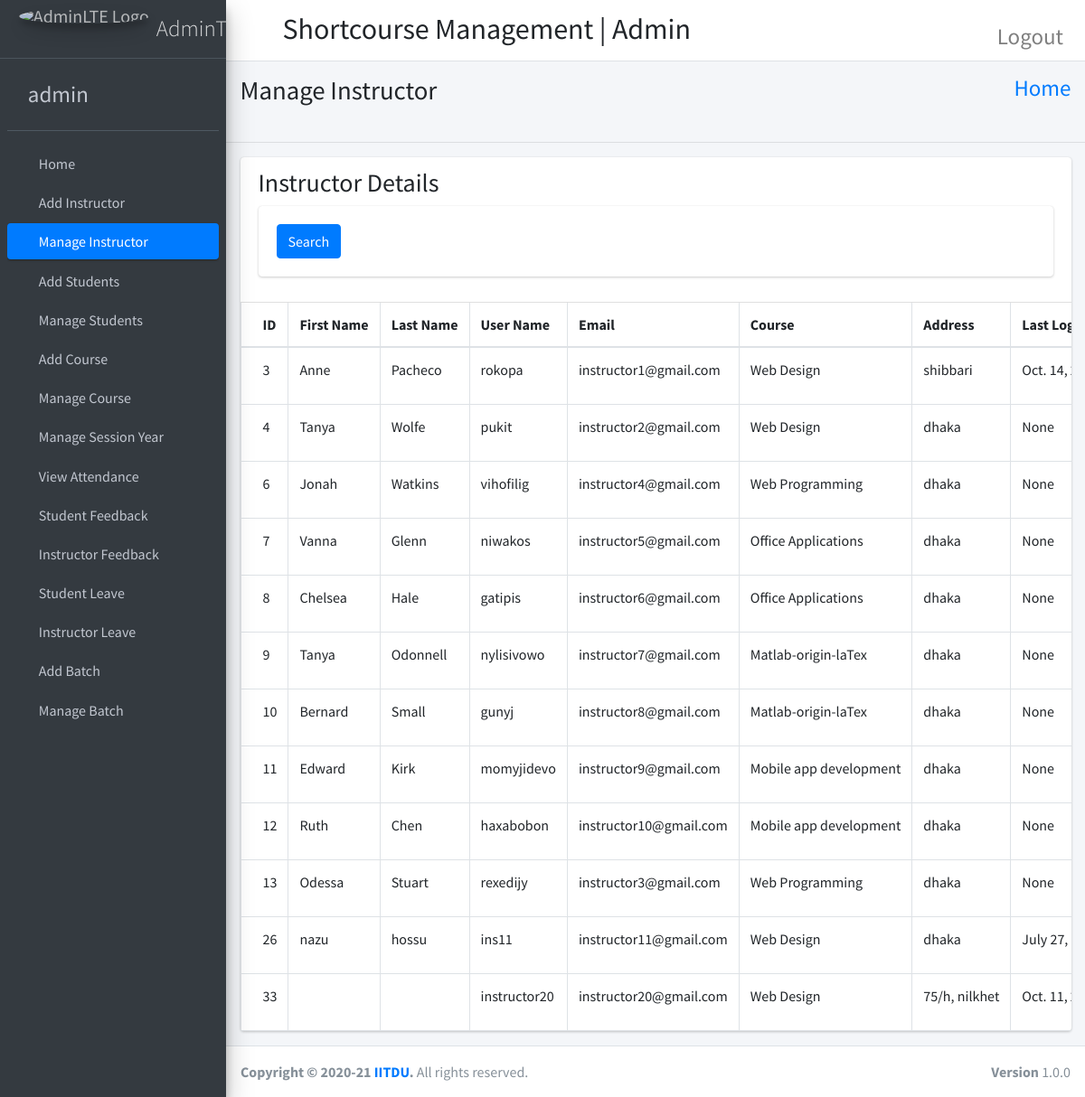
Screenshot of /manage_instructor/ (signed in) with the database file from the repository.
### shortcourse_app/models.py (models this page shows, shortened)
class CustomUser(AbstractUser):
    user_type_data = ((1, 'Admin'), (2, 'Instructor'), (3, 'Students'))
    user_type = models.CharField(default=1, choices=user_type_data, max_length=20)

class Instructors(models.Model):
    id = models.AutoField(primary_key=True)
    admin = models.OneToOneField(CustomUser, on_delete=models.CASCADE)
    course_id = models.ForeignKey(Courses, on_delete=models.CASCADE, default=1)
    address = models.TextField()
    created_at = models.DateTimeField(auto_now_add=True)
    updated_at = models.DateTimeField(auto_now_add=True)
    objects = models.Manager()

class Courses(models.Model):
    id = models.AutoField(primary_key=True)
    course_name = models.CharField(max_length=255)
    created_at = models.DateTimeField(auto_now_add=True)
    updated_at = models.DateTimeField(auto_now_add=True)
    objects = models.Manager()

### shortcourse_app/admin_view.py (the view)
# urls.py: path('manage_instructor/', admin_view.manage_instructor, name='manage_instructor'),
def manage_instructor(request):
    instructors = Instructors.objects.all()
    return render(request, 'admin_template/manage/manage_instructor.html', {'instructors': instructors})

### templates/admin_template/manage/manage_instructor.html (shortened to what this page needs)
{% extends 'admin_template/base_template.html' %}
{% block page_title %}
<h1>Manage Instructor</h1>
{% endblock page_title %}
{% block main_content %}
    <hr>
    <section class="content">
      <div class="container-fluid">
         <div class="row">
          <div class="col-12">
            <div class="card">
              <div class="card-header">
                <h3>Instructor Details</h3>
                 <div class="row">
                        <div class="col">
                            <div class="card card-body">
                                <form method="get">
                                <button class="btn btn-primary" type="submit">Search</button>
                              </form>
                            </div>
                        </div>
                    </div>
              </div>
              <div class="card-body table-responsive p-0">
                <table class="table table-hover text-nowrap table-bordered table-avatar">
                  <thead>
                    <tr>
                        <th>ID</th>
                        <th>First Name</th>
                        <th>Last Name</th>
                        <th>User Name</th>
                        <th>Email</th>
                        <th>Course</th>
                        <th>Address</th>
                        <th>Last Login</th>
                    </tr>
                  </thead>
                  <tbody>
                  {% for i in instructors %}
                    <tr>
                        <td>{{ i.admin.id }}</td>
                        <td>{{ i.admin.first_name }}</td>
                        <td>{{ i.admin.last_name }}</td>
                        <td>{{ i.admin.username }}</td>
                        <td>{{ i.admin.email }}</td>
                        <td>{{ i.course_id.course_name }}</td>
                        <td>{{ i.address }}</td>
                        <td>{{ i.admin.last_login }}</td>
                    </tr>
                  {% endfor %}
                  </tbody>
                </table>
              </div>
            </div>
          </div>
        </div>
      </div>
    </section>
{% endblock main_content %}

### templates/admin_template/sidebar_template.html (shortened to what this page needs)
{% load static %}
<aside class="main-sidebar sidebar-dark-primary elevation-4">
    <a href="index3.html" class="brand-link">
      <img src='{% static "dist/img/AdminLTELogo.png" %}' alt="AdminLTE Logo" class="brand-image img-circle elevation-3"
           style="opacity: .8">
      <span class="brand-text font-weight-light" style="font-size: 25px">AdminToDo</span>
    </a>
    <div class="sidebar">
      <div class="user-panel mt-3 pb-3 mb-3 d-flex">
        <div class="image">
        </div>
        <div class="info">
          <a href="{% url 'admin_profile' %}" class="d-block" style="font-size: 25px">{{ user.username }}</a>
        </div>
      </div>
      <nav class="mt-2">
        <ul class="nav nav-pills nav-sidebar flex-column" data-widget="treeview" role="menu" data-accordion="false">
          <li class="nav-item">
              {% url 'admin_home' as admin_home %}
                <a href='{{ admin_home }}' class="nav-link {% if request.path ==  admin_home %}active{% endif %}">
                  <i class='fas fa-list-ul' style='font-size:20px; color: red'>  </i>
                  <p>
                    Home
                  </p>
                </a>
          </li>
          <li class="nav-item">
              {% url 'add_instructor' as add_instructor %}
                <a href='{{ add_instructor }}' class="nav-link {% if request.path ==  add_instructor %}active{% endif %}">
                  <i class='fas fa-list-ul' style='font-size:20px; color: red'>  </i>
                  <p>
                    Add Instructor
                  </p>
                </a>
          </li>
            <li class="nav-item">
                {% url 'manage_instructor'  as manage_instructor %}
                {% url 'edit_instructor' instructor_id=id as edit_instructor %}
                <a href="{{ manage_instructor }}" class="nav-link {% if request.path ==  manage_instructor %}active{% endif %}
                                                                   {% if request.path ==  edit_instructor %}active{% endif %}  ">
                  <i class='fas fa-list-ul' style='font-size:20px; color: red'></i>
                  <p>
                    Manage Instructor
                  </p>
                </a>
            </li>
            <li class="nav-item">
                {% url 'add_student' as add_student %}
              <a href="{{ add_student }}" class="nav-link {% if request.path ==  add_student %}active{% endif %}">
                  <i class='fas fa-list-ul' style='font-size:20px; color: red'></i>
                  <p>
                    Add Students
                  </p>
              </a>
          </li>
            <li class="nav-item">
                {% url 'manage_student' as  manage_student%}
                {% url 'edit_student' student_id=id as edit_student %}
                <a href="{{ manage_student }}" class="nav-link {% if request.path ==  manage_student %}active{% endif %}
                                                                {% if request.path ==  edit_student %}active{% endif %}">
                  <i class='fas fa-list-ul' style='font-size:20px; color: red'></i>
                  <p>
                    Manage Students
                  </p>
                </a>
            </li>
            <li class="nav-item">
                {% url 'add_course' as add_course %}
                <a href="{{ add_course }}" class="nav-link {% if request.path ==  add_course %}active{% endif %}">
                  <i class='fas fa-list-ul' style='font-size:20px; color: red'></i>
                  <p>
                    Add Course
                  </p>
                </a>
             </li>
            <li class="nav-item">
                {% url 'manage_courses' as manage_courses %}
                {% url 'edit_course' course_id=id as edit_course %}
                <a href="{{ manage_courses }}" class="nav-link {% if request.path ==  manage_courses %}active{% endif %}
                                                             {% if request.path ==  edit_course %}active{% endif %}">
                  <i class='fas fa-list-ul' style='font-size:20px; color: red'></i>
                  <p>
                    Manage Course
                  </p>
                </a>
            </li>
            <li class="nav-item">
                {% url 'manage_session' as manage_session %}
                <a href="{{ manage_session }}" class="nav-link {% if request.path ==  manage_session %}active{% endif %}">
                <i class='fas fa-list-ul' style='font-size:20px; color: red'></i>
                  <p>
                    Manage Session Year
                  </p>
                </a>
            </li>
            <li class="nav-item">
                {% url 'admin_view_attendance' as admin_view_attendance %}
                <a href="{{ admin_view_attendance }}" class="nav-link {% if request.path ==  admin_view_attendance %}active{% endif %}">
                <i class='fas fa-list-ul' style='font-size:20px; color: red'></i>
                  <p>
                    View Attendance
                  </p>
                </a>
            </li>
            <li class="nav-item">
                {% url 'student_feedback_message' as student_feedback_message %}
                <a href="{{ student_feedback_message }}" class="nav-link {% if request.path ==  student_feedback_message %}active{% endif %}">
                <i class='fas fa-list-ul' style='font-size:20px; color: red'></i>
                  <p>
                    Student Feedback
                  </p>
                </a>
            </li>
            <li class="nav-item">
                {% url 'instructor_feedback_message' as instructor_feedback_message %}
                <a href="{{ instructor_feedback_message }}" class="nav-link {% if request.path ==  instructor_feedback_message %}active{% endif %}">
                <i class='fas fa-list-ul' style='font-size:20px; color: red'></i>
                  <p>
                    Instructor Feedback
                  </p>
                </a>
            </li>
            <li class="nav-item">
                {% url 'student_leave_view' as student_leave_view %}
                <a href="{{ student_leave_view }}" class="nav-link {% if request.path ==  student_leave_view %}active{% endif %}">
                <i class='fas fa-list-ul' style='font-size:20px; color: red'></i>
                  <p>
                    Student Leave
                  </p>
                </a>
            </li>
           <li class="nav-item">
                {% url 'instructor_leave_view' as instructor_leave_view %}
                <a href="{{ instructor_leave_view }}" class="nav-link {% if request.path ==  instructor_leave_view %}active{% endif %}">
                <i class='fas fa-list-ul' style='font-size:20px; color: red'></i>
                  <p>
                    Instructor Leave
                  </p>
                </a>
            </li>
             <li class="nav-item">
               {% url 'add_batch' as add_batch %}
                <a href="{{ add_batch }}" class="nav-link {% if request.path ==  add_batch %}active{% endif %}">
                  <i class='fas fa-list-ul' style='font-size:20px; color: red'></i>
                  <p>
                    Add Batch
                  </p>
                </a>
             </li>
            <li class="nav-item">
                {% url 'manage_batch' as manage_batch %}
                {% url 'edit_batch' batch_id=id as edit_batch %}
                <a href="{{ manage_batch }}" class="nav-link {% if request.path ==  manage_batch %}active{% endif %}
                                                              {% if request.path ==  edit_batch %}active{% endif %}  ">
                  <i class='fas fa-list-ul' style='font-size:20px; color: red'></i>
                  <p>
                    Manage Batch
                  </p>
                </a>
             </li>
        </ul>
      </nav>
    </div>
  </aside>

### rows the page displays
CustomUser: username "admin"
Instructors: admin.id "3", admin.first_name "Anne", admin.last_name "Pacheco", admin.username "rokopa", admin.email "instructor1@gmail.com", course_id.course_name "Web Design", address "shibbari", admin.last_login "Oct. 14,…"
Instructors: admin.id "4", admin.first_name "Tanya", admin.last_name "Wolfe", admin.username "pukit", admin.email "instructor2@gmail.com", course_id.course_name "Web Design", address "dhaka", admin.last_login "None"
Instructors: admin.id "6", admin.first_name "Jonah", admin.last_name "Watkins", admin.username "vihofilig", admin.email "instructor4@gmail.com", course_id.course_name "Web Programming", address "dhaka", admin.last_login "None"
Instructors: admin.id "7", admin.first_name "Vanna", admin.last_name "Glenn", admin.username "niwakos", admin.email "instructor5@gmail.com", course_id.course_name "Office Applications", address "dhaka", admin.last_login "None"
Instructors: admin.id "8", admin.first_name "Chelsea", admin.last_name "Hale", admin.username "gatipis", admin.email "instructor6@gmail.com", course_id.course_name "Office Applications", address "dhaka", admin.last_login "None"
Instructors: admin.id "9", admin.first_name "Tanya", admin.last_name "Odonnell", admin.username "nylisivowo", admin.email "instructor7@gmail.com", course_id.course_name "Matlab-origin-laTex", address "dhaka", admin.last_login "None"
Instructors: admin.id "10", admin.first_name "Bernard", admin.last_name "Small", admin.username "gunyj", admin.email "instructor8@gmail.com", course_id.course_name "Matlab-origin-laTex", address "dhaka", admin.last_login "None"
Instructors: admin.id "11", admin.first_name "Edward", admin.last_name "Kirk", admin.username "momyjidevo", admin.email "instructor9@gmail.com", course_id.course_name "Mobile app development", address "dhaka", admin.last_login "None"
Instructors: admin.id "12", admin.first_name "Ruth", admin.last_name "Chen", admin.username "haxabobon", admin.email "instructor10@gmail.com", course_id.course_name "Mobile app development", address "dhaka", admin.last_login "None"
Instructors: admin.id "13", admin.first_name "Odessa", admin.last_name "Stuart", admin.username "rexedijy", admin.email "instructor3@gmail.com", course_id.course_name "Web Programming", address "dhaka", admin.last_login "None"
Instructors: admin.id "26", admin.first_name "nazu", admin.last_name "hossu", admin.username "ins11", admin.email "instructor11@gmail.com", course_id.course_name "Web Design", address "dhaka", admin.last_login "July 27,…"
Instructors: admin.id "33", admin.username "instructor20", admin.email "instructor20@gmail.com", course_id.course_name "Web Design", address "75/h, nilkhet", admin.last_login "Oct. 11,…"
